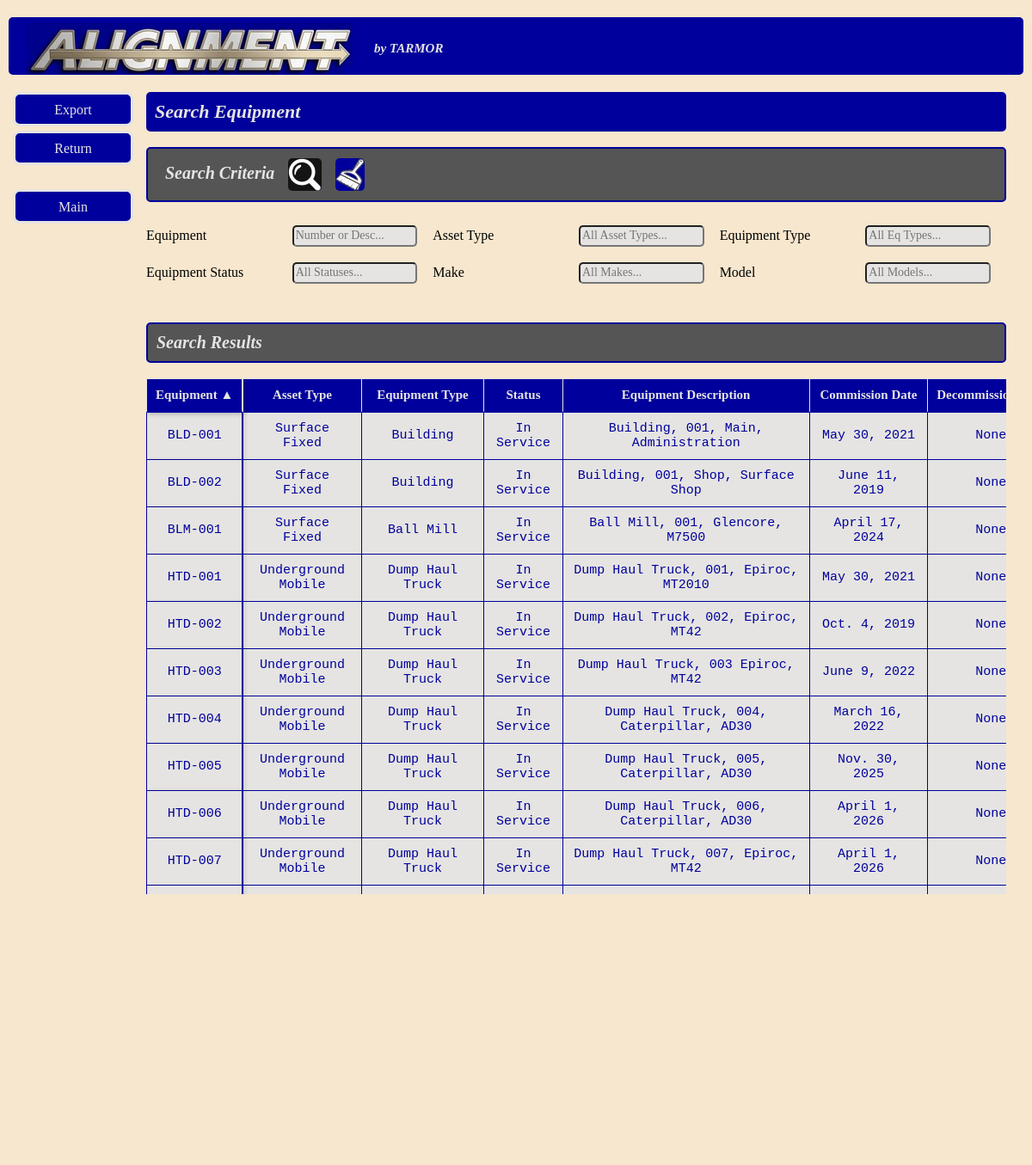
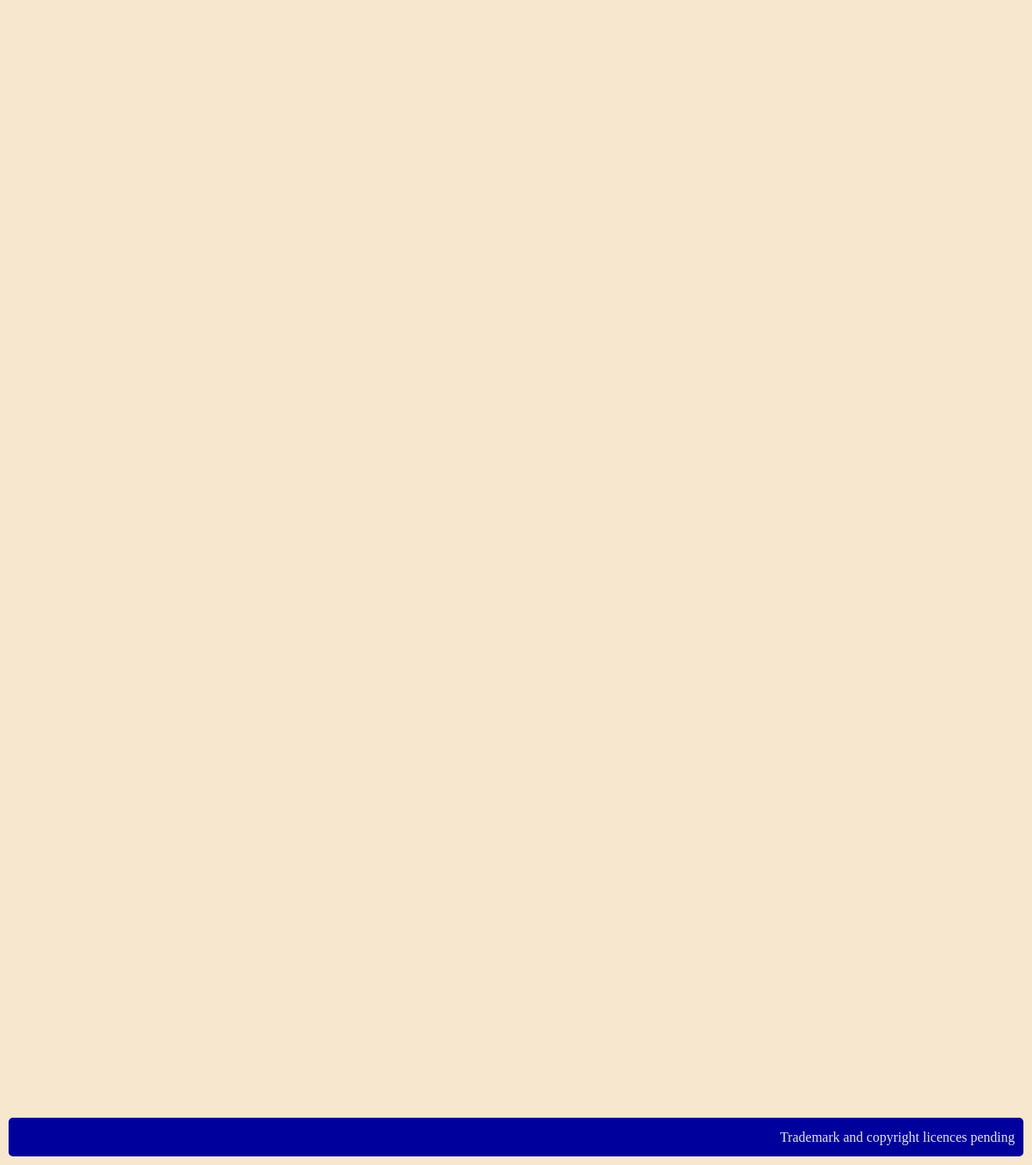
/equipment/search/, run on the app's committed database (2 pictures, top to bottom).
### equipment/models.py (models this page shows, shortened)
class Equipment(models.Model):
    Equipment_Number = models.CharField(max_length=20, unique=True)
    Asset_Type = models.ForeignKey('AssetType', on_delete=models.PROTECT)
    Equipment_Type = models.ForeignKey(EQ_Type, on_delete=models.PROTECT, db_column='Equipment_Type')
    Equipment_Status = models.CharField(max_length=50)
    Equipment_Description = models.CharField(max_length=255, blank=True)
    Commissioning_Date = models.DateField(null=True, blank=True)
    Decommissioning_Date = models.DateField(null=True, blank=True)
    Make = models.CharField(max_length=50, blank=True)
    Model = models.CharField(max_length=50, blank=True)
    Serial_Number = models.CharField(max_length=50, blank=True)
    PO_Number = models.CharField(max_length=50, blank=True)
    Equipment_Value = models.DecimalField(max_digits=12, decimal_places=2, null=True, blank=True)
    Warranty_Start_Date = models.DateField(null=True, blank=True)
    Warranty_End_Date = models.DateField(null=True, blank=True)
    Engine_HP_Rating = models.IntegerField(null=True, blank=True)
    CANMET_Number = models.CharField(max_length=50, blank=True)
    Ventilation_Rating = models.CharField(max_length=50, blank=True)
    Garage = models.ForeignKey('facilities.Facility', to_field='Facility_Name', on_delete=models.PROTECT, blank=True, null=True)
    Overhaul_Period = models.IntegerField(null=True, blank=True)
    oh_uom = models.CharField(choices=METER_CHOICES, null=True, blank=True)
    Overhaul_Value = models.DecimalField(max_digits=12, decimal_places=2, null=True, blank=True)
    End_of_Life = models.IntegerField(null=True, blank=True)
    Cab_Style = models.CharField(choices=CAB_CHOICES, null=True, blank=True)
    eol_uom = models.CharField(choices=METER_CHOICES, null=True, blank=True)
    Eng_Tier = models.CharField(choices=TIER_CHOICES, null=True, blank=True)
    Box_Type = models.CharField(choices=BOX_CHOICES, null=True, blank=True)
    Additional_Information = models.TextField(blank=True)
    Equipment_Image = models.ImageField(upload_to='equipment_pics/', null=True, blank=True)
    class Meta:
        managed = True
        db_table = 'tarmor_equipment'

class AssetType(models.Model):
    name = models.CharField(max_length=50, unique=True)
    class Meta:
        managed = True
        db_table = 'tarmor_assettype'
    def __str__(self):
        return self.name

class EQ_Type(models.Model):
    Asset_Type = models.ForeignKey('AssetType', on_delete=models.CASCADE, related_name="equipment_types", db_column='Asset_Type')
    Equipment_Type = models.CharField(max_length=50)
    Prefix = models.CharField(max_length=10)
    class Meta:
        managed = True
        db_table = 'tarmor_eq_type'
        unique_together = ('Asset_Type', 'Equipment_Type')
    def __str__(self):
        return self.Equipment_Type

### equipment/views.py (the view)
# urls.py: path('search/', views.search_eq, name='search_eq'),
def search_eq(request):
    equipment_list = Equipment.objects.all().select_related('Asset_Type', 'Equipment_Type')
    equipment_number = request.GET.get('Equipment_Number', '').strip()
    asset_type = request.GET.get('Asset_Type', '').strip()
    equipment_type = request.GET.get('Equipment_Type', '').strip()
    equipment_status = request.GET.get('Equipment_Status', '').strip()
    make = request.GET.get('Make', '').strip()
    model = request.GET.get('Model', '').strip()
    if equipment_number:
        equipment_list = equipment_list.filter(Equipment_Number__icontains=equipment_number)
    if asset_type:
        equipment_list = equipment_list.filter(Asset_Type__name__icontains=asset_type)
    if equipment_type:
        equipment_list = equipment_list.filter(Equipment_Type__Equipment_Type__icontains=equipment_type)
    if equipment_status:
        equipment_list = equipment_list.filter(Equipment_Status__icontains=equipment_status)
    if make:
        equipment_list = equipment_list.filter(Make__icontains=make)
    if model:
        equipment_list = equipment_list.filter(Model__icontains=model)
    sort_by = request.GET.get('sort', 'Equipment_Number')
    is_descending = sort_by.startswith('-')
    clean_sort_key = sort_by.lstrip('-')
    sort_mapping = {
        'Equipment_Number': 'Equipment_Number',
        'Asset_Type': 'Asset_Type__name',
        'Equipment_Type': 'Equipment_Type__Equipment_Type',
        'Equipment_Status': 'Equipment_Status',
        'Equipment_Description': 'Equipment_Description',
        'Commissioning_Date': 'Commissioning_Date',
        'Decommissioning_Date': 'Decommissioning_Date',
        'Make': 'Make',
        'Model': 'Model',
    }
    if clean_sort_key in sort_mapping:
        db_field = sort_mapping[clean_sort_key]
        order_field = f"-{db_field}" if is_descending else db_field
        equipment_list = equipment_list.order_by(order_field)
    else:
        equipment_list = equipment_list.order_by('Equipment_Number')
    all_equipment_suggestions = Equipment.objects.all().only('Equipment_Number', 'Equipment_Description').order_by('Equipment_Number')
    all_asset_types = Equipment.objects.exclude(Asset_Type__name__isnull=True).values_list('Asset_Type__name', flat=True).distinct().order_by('Asset_Type__name')
    all_eq_types = Equipment.objects.exclude(Equipment_Type__Equipment_Type__isnull=True).values_list('Equipment_Type__Equipment_Type', flat=True).distinct().order_by('Equipment_Type__Equipment_Type')
    all_statuses = Equipment.objects.exclude(Equipment_Status__isnull=True).values_list('Equipment_Status', flat=True).distinct().order_by('Equipment_Status')
    all_makes = Equipment.objects.exclude(Make__isnull=True).values_list('Make', flat=True).distinct().order_by('Make')
    all_models = Equipment.objects.exclude(Model__isnull=True).values_list('Model', flat=True).distinct().order_by('Model')
    return render(request, 'equipment/search_eq.html', {
        'equipment_list': equipment_list,
        'sort': sort_by,
         'all_equipment_suggestions': all_equipment_suggestions,
        'all_asset_types': all_asset_types,
        'all_eq_types': all_eq_types,
        'all_statuses': all_statuses,
        'all_makes': all_makes,
        'all_models': all_models,
        'eq_num_val': equipment_number,
        'asset_type_val': asset_type,
        'eq_type_val': equipment_type,
        'status_val': equipment_status,
        'make_val': make,
        'model_val': model,
    })

### equipment/templates/equipment/search_eq.html (shortened to what this page needs)
{% extends 'core/base.html' %}
{% load static %}
{% block sidebar %}
    <div class="leftnavbar">
        <ul class="leftnavbar">
            <li><a class="nav-link" href="{% url 'equipment:export_eq' %}?{{ request.GET.urlencode }}">Export</a> </li>
            <li><a href="{% url 'equipment:equipment' %}">Return</a> </li>
            <br>
            <li><a href="{% url 'core:home' %}">Main</a> </li>
        </ul>
    </div>
{% endblock %}
{% block content %}
    <div class=main>
        <h2> Search Equipment </h2>
        <br>
        <div >
            <h3>
                &nbsp; Search Criteria &nbsp;
                    <input type="image" src="{% static 'images/mag_glass.jpg' %}" alt="Submit" class='logo' form="search-form" >
                    <a href="{% url 'equipment:search_eq' %}">
                    <img src="{% static 'images/broom.jpg' %}" alt="Clear Filters" class='logo' style="cursor: pointer;">
                </a>
            </h3>
            <form id="search-form"  method="GET" action=".">
                <table  class="table-bare-container">
                    <tr>
                        <td>Equipment</td>
                        <td> <input type="text" name="Equipment_Number" list="eq-num-list" class="input" value="{{ eq_num_val }}" autocomplete="off" placeholder="Number or Desc...">
                        </td>
                        <td>Asset Type</td>
                        <td>
                            <input type="text" name="Asset_Type" list="asset-type-list" class="input" value="{{ asset_type_val }}" autocomplete="off" placeholder="All Asset Types...">
                        </td>
                        <td>Equipment Type</td>
                        <td>
                            <input type="text" name="Equipment_Type" list="eq-type-list" class="input" value="{{ eq_type_val }}" autocomplete="off" placeholder="All Eq Types...">
                        </td>
                    </tr>
                    <tr>
                        <td>Equipment Status</td>
                        <td>
                            <input type="text" name="Equipment_Status" list="status-list" class="input" value="{{ status_val }}" autocomplete="off" placeholder="All Statuses...">
                        </td>
                        <td>Make</td>
                        <td>
                            <input type="text" name="Make" list="make-list" class="input" value="{{ make_val }}" autocomplete="off" placeholder="All Makes...">
                        </td>
                        <td>Model</td>
                        <td>
                            <input type="text" name="Model" list="model-list" class="input" value="{{ model_val }}" autocomplete="off" placeholder="All Models...">
                        </td>
                    </tr>
                </table>
            </form>
            <br>
        </div>
        <div >
            <h3> Search Results </h3>
            <br>
            <div class="table-container">
                <table  class="table">
                    <thead>
                        <tr>
                            <th class="th">
                                <a href="?sort={% if sort == 'Equipment_Number' %}-Equipment_Number{% else %}Equipment_Number{% endif %}" class="sort_header">
                                    Equipment {% if sort == 'Equipment_Number' %} ▲ {% elif sort == '-Equipment_Number' %} ▼ {% endif %}
                                </a>
                            </th>
                            <th class="th">
                                <a href="?sort={% if sort == 'Asset_Type' %}-Asset_Type{% else %}Asset_Type{% endif %}" class="sort_header">
                                    Asset Type {% if sort == 'Asset_Type' %} ▲ {% elif sort == '-Asset_Type' %} ▼ {% endif %}
                                </a>
                            </th>
                            <th class="th">
                                <a href="?sort={% if sort == 'Equipment_Type' %}-Equipment_Type{% else %}Equipment_Type{% endif %}" class="sort_header">
                                    Equipment Type {% if sort == 'Equipment_Type' %} ▲ {% elif sort == '-Equipment_Type' %} ▼ {% endif %}
                                </a>
                            </th>
                            <th class="th">
                                <a href="?sort={% if sort == 'Equipment_Status' %}-Equipment_Status{% else %}Equipment_Status{% endif %}" class="sort_header">
                                    Status {% if sort == 'Equipment_Status' %} ▲ {% elif sort == '-Equipment_Status' %} ▼ {% endif %}
                                </a>
                            </th>
                            <th class="th">
                                <a href="?sort={% if sort == 'Equipment_Description' %}-Equipment_Description{% else %}Equipment_Description{% endif %}" class="sort_header">
                                    Equipment Description {% if sort == 'Equipment_Description' %} ▲ {% elif sort == '-Equipment_Description' %} ▼ {% endif %}
                                </a>
                            </th>
                            <th class="th">
                                <a href="?sort={% if sort == 'Commissioning_Date' %}-Commissioning_Date{% else %}Commissioning_Date{% endif %}" class="sort_header">
                                    Commission Date {% if sort == 'Commissioning_Date' %} ▲ {% elif sort == '-Commissioning_Date' %} ▼ {% endif %}
                                </a>
                            </th>
                            <th class="th">
                                <a href="?sort={% if sort == 'Decommissioning_Date' %}-Decommissioning_Date{% else %}Decommissioning_Date{% endif %}" class="sort_header">
                                    Decommission Date {% if sort == 'Decommissioning_Date' %} ▲ {% elif sort == '-Decommissioning_Date' %} ▼ {% endif %}
                                </a>
                            </th>
                        </tr>
                    </thead>
                    <tbody>
                        {% for item in equipment_list %}
                            <tr>
                                <td class="td">{{item.Equipment_Number}}</td>
                                <td class="td">{{item.Asset_Type}}</td>
                                <td class="td">{{item.Equipment_Type}}</td>
                                <td class="td">{{item.Equipment_Status}}</td>
                                <td class="td">{{item.Equipment_Description}}</td>
                                <td class="td">{{item.Commissioning_Date}}</td>
                                <td class="td">{{item.Decommissioning_Date}}</td>
                            </tr>
                            {% empty %}
                            <tr><td colspan="10">No records found.</td></tr>
                        {% endfor %}
                    </tbody>
                </table>
            </div>
        </div>
    </div>
{% endblock %}

### core/templates/core/base.html (shortened to what this page needs)
{% load static %}
<!DOCTYPE html>
<html>
<head>
    <link rel="stylesheet" href="{% static 'css/Stylesheet.css' %}">
</head>
<body>
    <div class="site-container">
        <h1 style="font-size: 18px;"> <img class="logo" src="{% static 'Images/alignment.jpg' %}" >
            <small><i>by TARMOR</i></small></h1>
        <div class="container-wrapper">
            <div class="leftnavbar">
                {% block sidebar %}
                {% endblock %}
            </div>
            <div class="main">
                {% block content %}
                {% endblock %}
            </div>
        </div>
        <div class="footer">
            Trademark and copyright licences pending
        </div>
    </div>
</body>
</html>

### data on the page
Equipment: Equipment_Number "BLD-001", Asset_Type "Surface Fixed", Equipment_Type "Building", Equipment_Status "In Service", Equipment_Description "Building, 001, Main, Administration", Commissioning_Date "May 30, 2021", Decommissioning_Date "None"
Equipment: Equipment_Number "BLD-002", Asset_Type "Surface Fixed", Equipment_Type "Building", Equipment_Status "In Service", Equipment_Description "Building, 001, Shop, Surface Shop", Commissioning_Date "June 11, 2019", Decommissioning_Date "None"
Equipment: Equipment_Number "BLM-001", Asset_Type "Surface Fixed", Equipment_Type "Ball Mill", Equipment_Status "In Service", Equipment_Description "Ball Mill, 001, Glencore, M7500", Commissioning_Date "April 17, 2024", Decommissioning_Date "None"
Equipment: Equipment_Number "HTD-001", Asset_Type "Underground Mobile", Equipment_Type "Dump Haul Truck", Equipment_Status "In Service", Equipment_Description "Dump Haul Truck, 001, Epiroc, MT2010", Commissioning_Date "May 30, 2021", Decommissioning_Date "None"
Equipment: Equipment_Number "HTD-002", Asset_Type "Underground Mobile", Equipment_Type "Dump Haul Truck", Equipment_Status "In Service", Equipment_Description "Dump Haul Truck, 002, Epiroc, MT42", Commissioning_Date "Oct. 4, 2019", Decommissioning_Date "None"
Equipment: Equipment_Number "HTD-003", Asset_Type "Underground Mobile", Equipment_Type "Dump Haul Truck", Equipment_Status "In Service", Equipment_Description "Dump Haul Truck, 003 Epiroc, MT42", Commissioning_Date "June 9, 2022", Decommissioning_Date "None"
Equipment: Equipment_Number "HTD-004", Asset_Type "Underground Mobile", Equipment_Type "Dump Haul Truck", Equipment_Status "In Service", Equipment_Description "Dump Haul Truck, 004, Caterpillar, AD30", Commissioning_Date "March 16, 2022", Decommissioning_Date "None"
Equipment: Equipment_Number "HTD-005", Asset_Type "Underground Mobile", Equipment_Type "Dump Haul Truck", Equipment_Status "In Service", Equipment_Description "Dump Haul Truck, 005, Caterpillar, AD30", Commissioning_Date "Nov. 30, 2025", Decommissioning_Date "None"
Equipment: Equipment_Number "HTD-006", Asset_Type "Underground Mobile", Equipment_Type "Dump Haul Truck", Equipment_Status "In Service", Equipment_Description "Dump Haul Truck, 006, Caterpillar, AD30", Commissioning_Date "April 1, 2026", Decommissioning_Date "None"
Equipment: Equipment_Number "HTD-007", Asset_Type "Underground Mobile", Equipment_Type "Dump Haul Truck", Equipment_Status "In Service", Equipment_Description "Dump Haul Truck, 007, Epiroc, MT42", Commissioning_Date "April 1, 2026", Decommissioning_Date "None"
